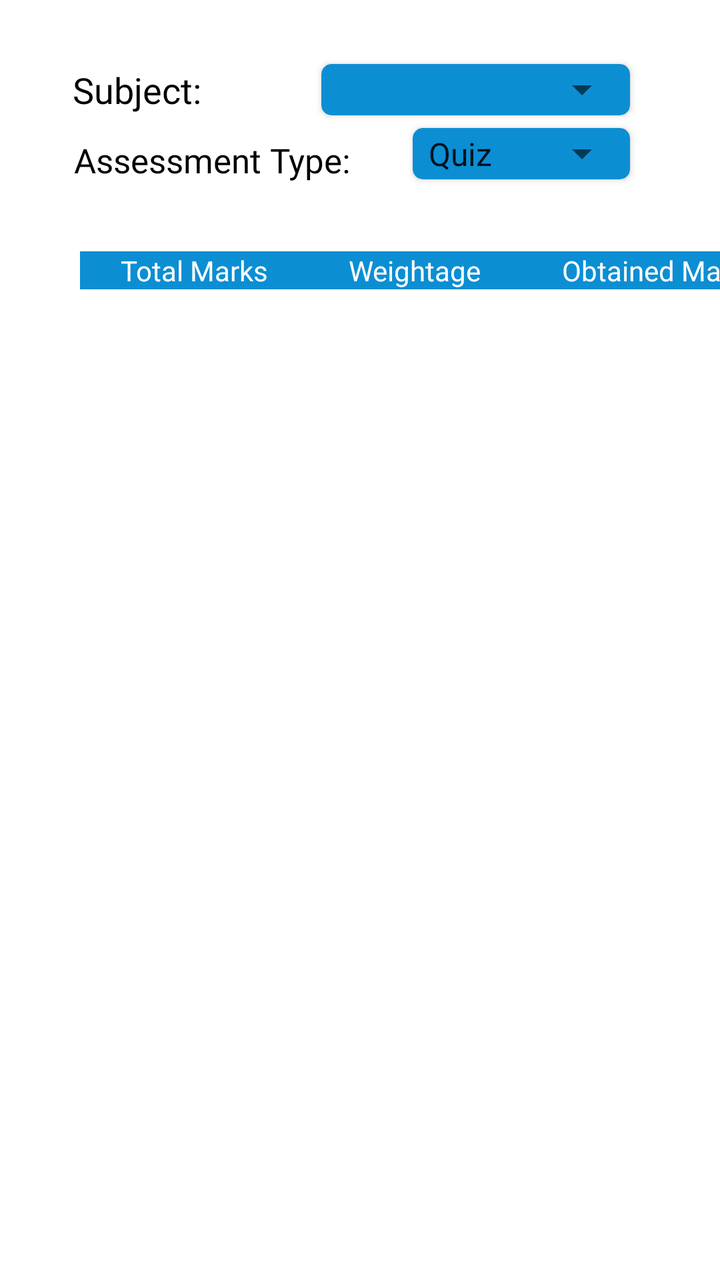
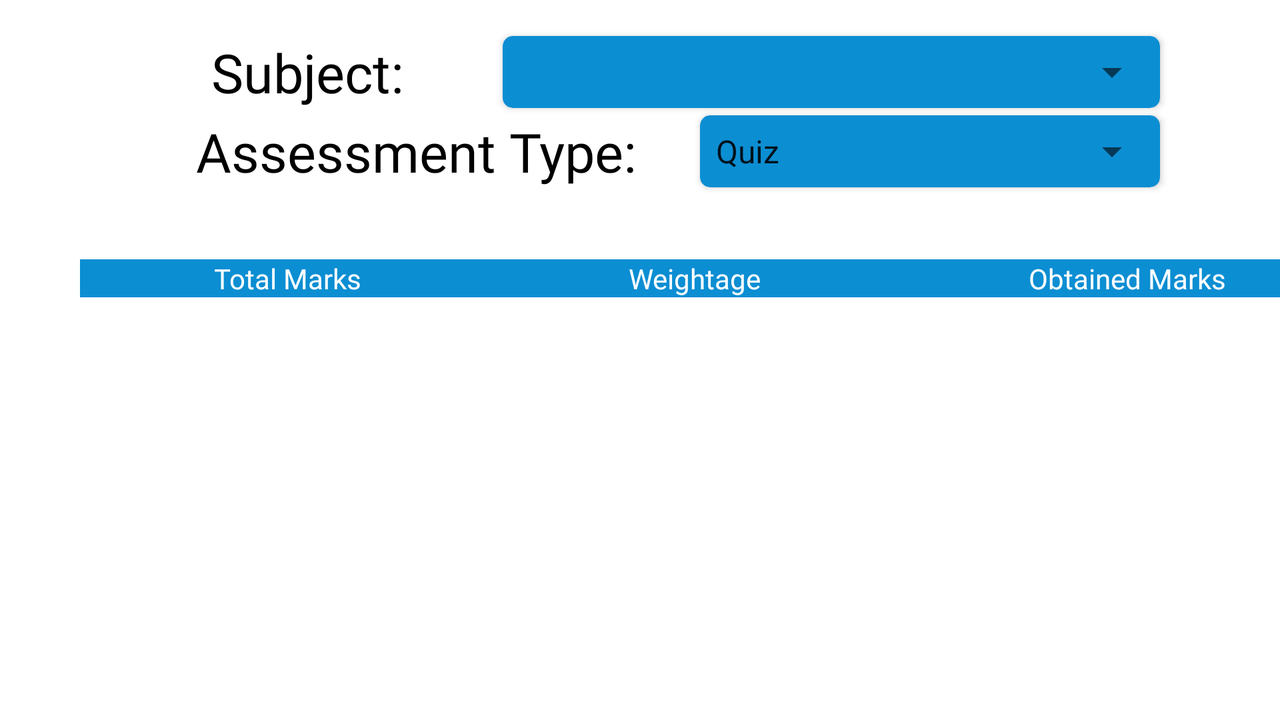

Two renders of one Android screen. The first uses the default layout on a phone; the second uses the alternative layout the repository ships for a different screen configuration, on a matching device. The two XML files are below.
<!-- AndroidManifest.xml: application theme Theme.FlexLite -->
<!-- res/layout/fragment_marks.xml -->
<?xml version="1.0" encoding="utf-8"?>
<FrameLayout xmlns:android="http://schemas.android.com/apk/res/android"
    xmlns:tools="http://schemas.android.com/tools"
    android:layout_width="match_parent"
    android:layout_height="match_parent"
    xmlns:app="http://schemas.android.com/apk/res-auto"
    tools:context=".Fragments.marks">

    <androidx.constraintlayout.widget.ConstraintLayout
        android:layout_width="match_parent"
        android:layout_height="match_parent">

        <androidx.constraintlayout.widget.Guideline
            android:id="@+id/guideline119"
            android:layout_width="wrap_content"
            android:layout_height="wrap_content"
            android:orientation="vertical"
            app:layout_constraintGuide_percent="0.3" />

        <androidx.constraintlayout.widget.Guideline
            android:id="@+id/guideline86"
            android:layout_width="wrap_content"
            android:layout_height="wrap_content"
            android:orientation="vertical"
            app:layout_constraintGuide_percent="0.28" />

        <androidx.constraintlayout.widget.Guideline
            android:id="@+id/guideline92"
            android:layout_width="wrap_content"
            android:layout_height="wrap_content"
            android:orientation="vertical"
            app:layout_constraintGuide_percent="0.49" />

        <androidx.constraintlayout.widget.Guideline
            android:id="@+id/guideline65"
            android:layout_width="wrap_content"
            android:layout_height="wrap_content"
            android:orientation="vertical"
            app:layout_constraintGuide_percent="0.1" />

        <androidx.constraintlayout.widget.Guideline
            android:id="@+id/guideline122"
            android:layout_width="wrap_content"
            android:layout_height="wrap_content"
            android:orientation="vertical"
            app:layout_constraintGuide_percent="0.75" />

        <androidx.constraintlayout.widget.Guideline
            android:id="@+id/guideline87"
            android:layout_width="wrap_content"
            android:layout_height="wrap_content"
            android:orientation="horizontal"
            app:layout_constraintGuide_percent="0.05" />

        <androidx.constraintlayout.widget.Guideline
            android:id="@+id/guideline88"
            android:layout_width="wrap_content"
            android:layout_height="wrap_content"
            android:orientation="horizontal"
            app:layout_constraintGuide_percent="0.09" />

        <androidx.constraintlayout.widget.Guideline
            android:id="@+id/guideline90"
            android:layout_width="wrap_content"
            android:layout_height="wrap_content"
            android:orientation="horizontal"
            app:layout_constraintGuide_percent="0.1" />

        <androidx.constraintlayout.widget.Guideline
            android:id="@+id/guideline91"
            android:layout_width="wrap_content"
            android:layout_height="wrap_content"
            android:orientation="horizontal"
            app:layout_constraintGuide_percent="0.14" />

        <androidx.constraintlayout.widget.Guideline
            android:id="@+id/guideline62"
            android:layout_width="wrap_content"
            android:layout_height="wrap_content"
            android:orientation="horizontal"
            app:layout_constraintGuide_percent="0.15" />

        <androidx.cardview.widget.CardView
            android:id="@+id/cardView"
            android:layout_width="0dp"
            android:layout_height="0dp"
            android:layout_marginStart="60dp"
            android:layout_marginEnd="45dp"
            android:backgroundTint="@color/appBlue"
            app:cardCornerRadius="5dp"
            app:layout_constraintBottom_toTopOf="@+id/guideline88"
            app:layout_constraintEnd_toEndOf="parent"
            app:layout_constraintStart_toStartOf="@+id/guideline86"
            app:layout_constraintTop_toTopOf="@+id/guideline87">

            <androidx.appcompat.widget.AppCompatSpinner
                android:id="@+id/coursesList"
                android:layout_width="match_parent"
                android:layout_height="match_parent" />
        </androidx.cardview.widget.CardView>

        <androidx.cardview.widget.CardView
            android:id="@+id/cardView2"
            android:layout_width="0dp"
            android:layout_height="0dp"
            android:layout_marginStart="30dp"
            android:layout_marginEnd="45dp"
            android:backgroundTint="@color/appBlue"
            app:cardCornerRadius="5dp"
            app:layout_constraintBottom_toTopOf="@+id/guideline91"
            app:layout_constraintEnd_toEndOf="parent"
            app:layout_constraintStart_toStartOf="@+id/guideline92"
            app:layout_constraintTop_toTopOf="@+id/guideline90">

            <androidx.appcompat.widget.AppCompatSpinner
                android:id="@+id/assessmentList"
                android:layout_width="match_parent"
                android:layout_height="match_parent"
                android:entries="@array/assessmentType" />
        </androidx.cardview.widget.CardView>

        <ScrollView
            android:id="@+id/scrollView2"
            android:layout_width="match_parent"
            android:layout_height="0dp"
            android:layout_marginTop="36dp"
            android:fillViewport="true"
            app:layout_constraintBottom_toBottomOf="parent"
            app:layout_constraintTop_toTopOf="@+id/guideline91">

            <TableLayout
                android:id="@+id/ViewMarksTable"
                android:layout_width="match_parent"
                android:layout_height="wrap_content"
                android:layout_marginStart="40dp"
                android:layout_marginEnd="40dp"
                app:layout_constraintEnd_toEndOf="parent"
                app:layout_constraintHorizontal_bias="0.0"
                app:layout_constraintStart_toStartOf="parent"
                app:layout_constraintTop_toBottomOf="@+id/view3">

                <TableRow android:background="@color/appBlue">


                    <TextView
                        android:id="@+id/col1"
                        android:layout_height="wrap_content"
                        android:layout_weight="1"
                        android:autoSizeTextType="uniform"
                        android:fontFamily="@font/poppins_light"
                        android:gravity="center"
                        android:text="Total Marks"
                        android:textColor="@color/white" />

                    <TextView
                        android:id="@+id/col2"
                        android:layout_height="wrap_content"
                        android:layout_margin="0dp"
                        android:layout_weight="1"
                        android:autoSizeTextType="uniform"
                        android:fontFamily="@font/poppins_light"
                        android:gravity="center"
                        android:text="Weightage"
                        android:textColor="@color/white" />


                    <TextView
                        android:id="@+id/col3"
                        android:layout_height="wrap_content"
                        android:layout_margin="0dp"
                        android:layout_weight="1"
                        android:autoSizeTextType="uniform"
                        android:fontFamily="@font/poppins_light"
                        android:gravity="center"
                        android:text="Obtained Marks"
                        android:textColor="@color/white" />

                </TableRow>
            </TableLayout>
        </ScrollView>

        <TextView
            android:id="@+id/textView34"
            android:layout_width="0dp"
            android:layout_height="0dp"
            android:fontFamily="@font/poppins_medium"
            android:gravity="center"
            android:text="Subject:"
            android:textColor="@color/black"
            app:autoSizeTextType="uniform"
            app:layout_constraintBottom_toTopOf="@+id/guideline88"
            app:layout_constraintEnd_toStartOf="@+id/guideline86"
            app:layout_constraintStart_toStartOf="@+id/guideline65"
            app:layout_constraintTop_toTopOf="@+id/guideline87" />

        <TextView
            android:id="@+id/textView35"
            android:layout_width="0dp"
            android:layout_height="0dp"
            android:fontFamily="@font/poppins_medium"
            android:gravity="center"
            android:text="Assessment Type:"
            android:textColor="@color/black"
            app:autoSizeTextType="uniform"
            app:layout_constraintBottom_toTopOf="@+id/guideline62"
            app:layout_constraintEnd_toStartOf="@+id/guideline92"
            app:layout_constraintStart_toStartOf="@+id/guideline65"
            app:layout_constraintTop_toTopOf="@+id/guideline90" />
    </androidx.constraintlayout.widget.ConstraintLayout>

</FrameLayout>
<!-- resources referenced by this layout -->
<resources>
  <string-array name="assessmentType">
          <item>Quiz</item>
          <item>Assignment</item>
          <item>Mid</item>
          <item>Final</item>
      </string-array>
  <color name="appBlue">#0C8ED3</color>
  <color name="black">#FF000000</color>
  <color name="white">#FFFFFFFF</color>
  <style name="Theme.FlexLite" parent="Theme.MaterialComponents.DayNight.DarkActionBar">
          
          <item name="colorPrimary">@color/purple_500</item>
          <item name="colorPrimaryVariant">@color/purple_700</item>
          <item name="colorOnPrimary">@color/white</item>
          
          <item name="colorSecondary">@color/teal_200</item>
          <item name="colorSecondaryVariant">@color/teal_700</item>
          <item name="colorOnSecondary">@color/black</item>
          
          <item name="android:statusBarColor" tools:targetApi="l">?attr/colorPrimaryVariant</item>
          
      </style>
  <color name="purple_500">#FF6200EE</color>
  <color name="purple_700">#FF3700B3</color>
  <color name="teal_200">#FF03DAC5</color>
  <color name="teal_700">#FF018786</color>
</resources>
<!-- res/layout-land/fragment_marks.xml (the repository's variant of the layout above) -->
<!-- drawn on the phone turned sideways -->
<?xml version="1.0" encoding="utf-8"?>
<FrameLayout xmlns:android="http://schemas.android.com/apk/res/android"
    xmlns:tools="http://schemas.android.com/tools"
    android:layout_width="match_parent"
    android:layout_height="match_parent"
    xmlns:app="http://schemas.android.com/apk/res-auto"
    tools:context=".Fragments.marks">

    <androidx.constraintlayout.widget.ConstraintLayout
        android:layout_width="match_parent"
        android:layout_height="match_parent">

        <androidx.constraintlayout.widget.Guideline
            android:id="@+id/guideline119"
            android:layout_width="wrap_content"
            android:layout_height="wrap_content"
            android:orientation="vertical"
            app:layout_constraintGuide_percent="0.3" />

        <androidx.constraintlayout.widget.Guideline
            android:id="@+id/guideline86"
            android:layout_width="wrap_content"
            android:layout_height="wrap_content"
            android:orientation="vertical"
            app:layout_constraintGuide_percent="0.33" />

        <androidx.constraintlayout.widget.Guideline
            android:id="@+id/guideline92"
            android:layout_width="wrap_content"
            android:layout_height="wrap_content"
            android:orientation="vertical"
            app:layout_constraintGuide_percent="0.5" />

        <androidx.constraintlayout.widget.Guideline
            android:id="@+id/guideline65"
            android:layout_width="wrap_content"
            android:layout_height="wrap_content"
            android:orientation="vertical"
            app:layout_constraintGuide_percent="0.15" />

        <androidx.constraintlayout.widget.Guideline
            android:id="@+id/guideline122"
            android:layout_width="wrap_content"
            android:layout_height="wrap_content"
            android:orientation="vertical"
            app:layout_constraintGuide_percent="0.75" />

        <androidx.constraintlayout.widget.Guideline
            android:id="@+id/guideline87"
            android:layout_width="wrap_content"
            android:layout_height="wrap_content"
            android:orientation="horizontal"
            app:layout_constraintGuide_percent="0.05" />

        <androidx.constraintlayout.widget.Guideline
            android:id="@+id/guideline88"
            android:layout_width="wrap_content"
            android:layout_height="wrap_content"
            android:orientation="horizontal"
            app:layout_constraintGuide_percent="0.15" />

        <androidx.constraintlayout.widget.Guideline
            android:id="@+id/guideline90"
            android:layout_width="wrap_content"
            android:layout_height="wrap_content"
            android:orientation="horizontal"
            app:layout_constraintGuide_percent="0.16" />

        <androidx.constraintlayout.widget.Guideline
            android:id="@+id/guideline91"
            android:layout_width="wrap_content"
            android:layout_height="wrap_content"
            android:orientation="horizontal"
            app:layout_constraintGuide_percent="0.26" />

        <androidx.cardview.widget.CardView
            android:id="@+id/cardView"
            android:layout_width="0dp"
            android:layout_height="0dp"
            android:layout_marginStart="40dp"
            android:layout_marginEnd="60dp"
            android:backgroundTint="@color/appBlue"
            app:cardCornerRadius="5dp"
            app:layout_constraintBottom_toTopOf="@+id/guideline88"
            app:layout_constraintEnd_toEndOf="parent"
            app:layout_constraintStart_toStartOf="@+id/guideline86"
            app:layout_constraintTop_toTopOf="@+id/guideline87">

            <androidx.appcompat.widget.AppCompatSpinner
                android:id="@+id/coursesList"
                android:layout_width="match_parent"
                android:layout_height="match_parent" />
        </androidx.cardview.widget.CardView>

        <androidx.cardview.widget.CardView
            android:id="@+id/cardView2"
            android:layout_width="0dp"
            android:layout_height="0dp"
            android:layout_marginStart="30dp"
            android:layout_marginEnd="60dp"
            android:backgroundTint="@color/appBlue"
            app:cardCornerRadius="5dp"
            app:layout_constraintBottom_toTopOf="@+id/guideline91"
            app:layout_constraintEnd_toEndOf="parent"
            app:layout_constraintStart_toStartOf="@+id/guideline92"
            app:layout_constraintTop_toTopOf="@+id/guideline90">

            <androidx.appcompat.widget.AppCompatSpinner
                android:layout_width="match_parent"
                android:layout_height="match_parent"
                android:entries="@array/assessmentType" />
        </androidx.cardview.widget.CardView>

        <ScrollView
            android:id="@+id/scrollView2"
            android:layout_width="match_parent"
            android:layout_height="0dp"
            android:layout_marginTop="36dp"
            android:fillViewport="true"
            app:layout_constraintBottom_toBottomOf="parent"
            app:layout_constraintTop_toTopOf="@+id/guideline91">

            <TableLayout
                android:id="@+id/ViewMarksTable"
                android:layout_width="match_parent"
                android:layout_height="wrap_content"
                android:layout_marginStart="40dp"
                android:layout_marginEnd="40dp"
                app:layout_constraintEnd_toEndOf="parent"
                app:layout_constraintHorizontal_bias="0.0"
                app:layout_constraintStart_toStartOf="parent"
                app:layout_constraintTop_toBottomOf="@+id/view3">

                <TableRow android:background="@color/appBlue">


                    <TextView
                        android:id="@+id/col1"
                        android:layout_height="wrap_content"
                        android:layout_weight="1"
                        android:autoSizeTextType="uniform"
                        android:fontFamily="@font/poppins_light"
                        android:gravity="center"
                        android:text="Total Marks"
                        android:textColor="@color/white" />

                    <TextView
                        android:id="@+id/col2"
                        android:layout_height="wrap_content"
                        android:layout_margin="0dp"
                        android:layout_weight="1"
                        android:autoSizeTextType="uniform"
                        android:fontFamily="@font/poppins_light"
                        android:gravity="center"
                        android:text="Weightage"
                        android:textColor="@color/white" />


                    <TextView
                        android:id="@+id/col3"
                        android:layout_height="wrap_content"
                        android:layout_margin="0dp"
                        android:layout_weight="1"
                        android:autoSizeTextType="uniform"
                        android:fontFamily="@font/poppins_light"
                        android:gravity="center"
                        android:text="Obtained Marks"
                        android:textColor="@color/white" />

                </TableRow>
            </TableLayout>
        </ScrollView>

        <TextView
            android:id="@+id/textView34"
            android:layout_width="0dp"
            android:layout_height="0dp"
            android:fontFamily="@font/poppins_medium"
            android:gravity="center"
            android:text="Subject:"
            android:textColor="@color/black"
            app:autoSizeTextType="uniform"
            app:layout_constraintBottom_toTopOf="@+id/guideline88"
            app:layout_constraintEnd_toStartOf="@+id/guideline86"
            app:layout_constraintStart_toStartOf="@+id/guideline65"
            app:layout_constraintTop_toTopOf="@+id/guideline87" />

        <TextView
            android:id="@+id/textView35"
            android:layout_width="0dp"
            android:layout_height="0dp"
            android:fontFamily="@font/poppins_medium"
            android:gravity="center"
            android:text="Assessment Type:"
            android:textColor="@color/black"
            app:autoSizeTextType="uniform"
            app:layout_constraintBottom_toTopOf="@+id/guideline91"
            app:layout_constraintEnd_toStartOf="@+id/guideline92"
            app:layout_constraintStart_toStartOf="@+id/guideline65"
            app:layout_constraintTop_toTopOf="@+id/guideline90" />
    </androidx.constraintlayout.widget.ConstraintLayout>

</FrameLayout>
